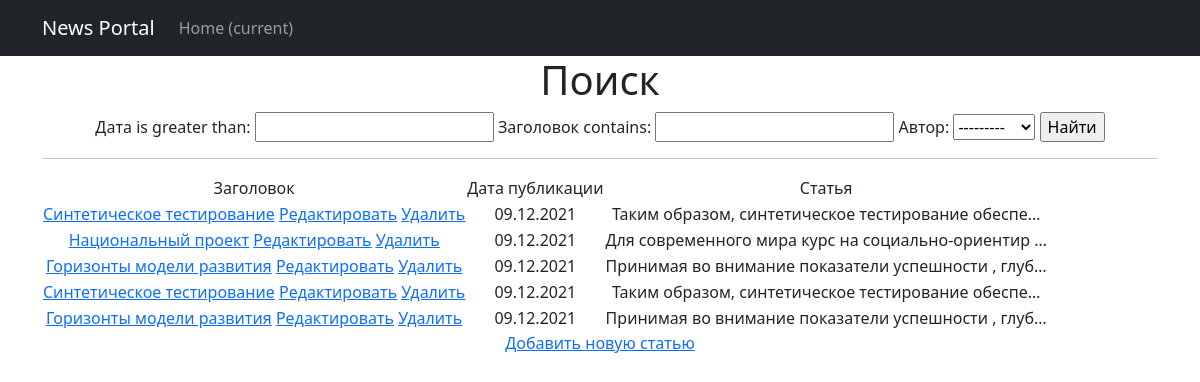
The app's page /news/search/ with its own data.
### newsportal/models.py (models this page shows, shortened)
class Post(models.Model):
    header = models.CharField(max_length=255, verbose_name='Заголовок')
    text = models.TextField(verbose_name='Текст статьи')
    rating = models.IntegerField(default=0, verbose_name='Рейтинг')
    type = models.CharField(max_length=2, choices=content_type, verbose_name='Тип')
    date = models.DateTimeField(auto_now_add=True, verbose_name='Дата')
    author = models.ForeignKey(Author, on_delete=models.PROTECT, null=True, verbose_name='Автор')
    category = models.ManyToManyField(Category, through='PostCategory', verbose_name='Категории')

### search/views.py (the view)
# urls.py: path('', PostListSearch.as_view()),
class PostListSearch(ListView):
    model = Post
    template_name = 'posts_search.html'
    context_object_name = 'posts'
    def get_context_data(self, *args, **kwargs):
        context = super().get_context_data(*args, **kwargs)
        context['filter'] = PostFilter(self.request.GET, queryset=self.get_queryset())
        return context

### newsportal/models.py (called while the page is built)
    def __str__(self):
        return f'{self.user.username}'

### newsportal/templatetags/custom_filters.py (called while the page is built)
@register.filter(name='censor')
def censor(value):
    if isinstance(value, str):
        return re.sub('мат1|мат2|мат3', '#@$%', value)
    else:
        raise ValueError('Недопустимый тип в фильтре censor')

### templates/posts_search.html (shortened to what this page needs)
{% extends 'default.html' %}
{% load custom_filters %}
{% block content %}
<h1>Поиск</h1>
<form method="GET">
    {{ filter.form }}
    <input type="submit" value="Найти">
</form>
<hr>
{% if posts %}
<table>
    <tr>
        <td>
            Заголовок
        </td>
        <td>
            Дата публикации
        </td>
        <td>
            Статья
        </td>
    </tr>
    {% for post in filter.qs %}
    <tr>
        <td>
            <a href="{% url 'post_detail' post.id %}">{{ post.header|censor }}</a>
            <a href="{% url 'post_update' post.id %}"><u>Редактировать</u></a>
            <a href="{% url 'post_delete' post.id %}"><u> Удалить </u></a>
        </td>
        <td>
            {{ post.date|date:'d.m.Y' }}
        </td>
        <td>
            {{ post.text|truncatechars:50|censor}}
        </td>
    </tr>
    {% endfor %}
</table>
{% else %}
<h2>Статьи отсутствуют!</h2>
{% endif %}
<a href="{% url 'post_create' %}">Добавить новую статью</a> <br>
{% endblock content %}

### records on screen
Post: header|censor "Cинтетическое тестирование", date "09.12.2021", text|censor "Таким образом, синтетическое тестирование обеспе…"
Post: header|censor "Национальный проект", date "09.12.2021", text|censor "Для современного мира курс на социально-ориентир …"
Post: header|censor "Горизонты модели развития", date "09.12.2021", text|censor "Принимая во внимание показатели успешности , глуб…"
Post: header|censor "Cинтетическое тестирование", date "09.12.2021", text|censor "Таким образом, синтетическое тестирование обеспе…"
Post: header|censor "Горизонты модели развития", date "09.12.2021", text|censor "Принимая во внимание показатели успешности , глуб…"
